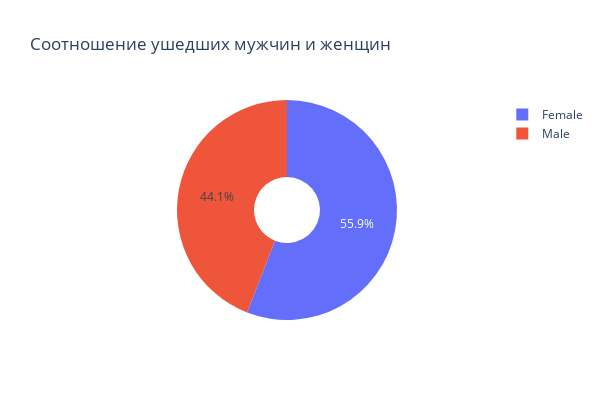

Notebook source saved alongside this figure:
### Markdown cell above
### 9.6. Кто чаще уходит, мужчины или женщины? Постройте график, который иллюстрирует это.

### Code cell
#меняем 0 и 1 на loyal и exited
churn_data['Exited'] = churn_data['Exited'].replace([0, 1], ['loyal', 'exited'])
# Мое решение:
exited_clients = churn_data[churn_data['Exited'] == 'exited']
pie_data = exited_clients['Gender'].value_counts()

pie_fig = px.pie(pie_data, values = pie_data, names=pie_data.index, hole=0.3, width = 600, height = 400, title='Соотношение ушедших мужчин и женщин')
pie_fig.show()

# # Решение согласно подсказке
# # вернул loyal и exited на 0 и 1 )))  глупое решение, но другого не нашел)
# churn_data['Exited'] = churn_data['Exited'].replace(['loyal', 'exited'], [0, 1])
# bar_data = churn_data.groupby('Gender', as_index=False).mean()
# bar_fig = px.bar(
#     data_frame=bar_data,
#     x='Gender',
#     y='Exited',
#     height=300, 
#     width=700,
#     title = 'Соотношение ушедших мужчин и женщин'
# )
# bar_fig.show()

### Figure 1 — Plotly figure (JSON) as saved in the notebook; plotly's stock layout.template omitted (floating-point values rounded to 4 significant figures)
{"data": [{"domain": {"x": [0, 1], "y": [0, 1]}, "hole": 0.3, "hovertemplate": "index=%{label}<br>value=%{value}<extra></extra>", "labels": ["Female", "Male"], "legendgroup": "", "name": "", "showlegend": true, "type": "pie", "values": [1139, 898]}], "layout": {"height": 400, "legend": {"tracegroupgap": 0}, "title": {"text": "Соотношение ушедших мужчин и женщин"}, "width": 600}}
